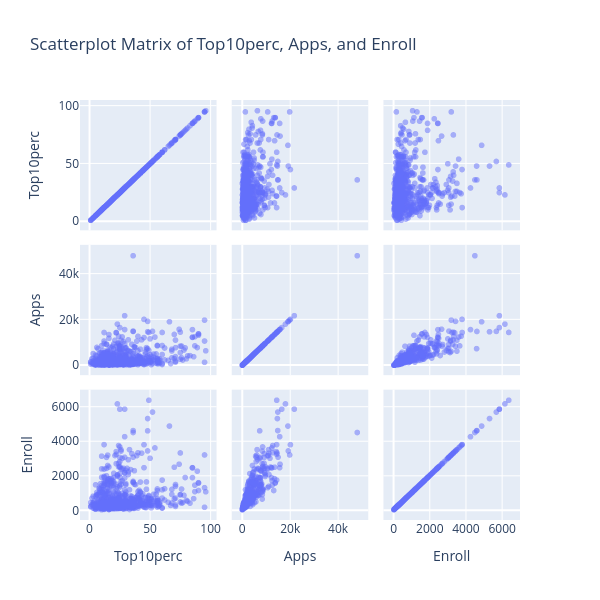

Here is the notebook cell this chart was saved with:
### Markdown cell above
(d) Produce a scatterplot matrix of the first columns [Top10perc, Apps, Enroll]. While ISLP uses Pandas' inbuilt plotting feature to do this, I will use plotly express as it works better with polars.

### Code cell
import plotly.express as px

C = ["Top10perc", "Apps", "Enroll"]
fig = px.scatter_matrix(
    data_frame=college,
    dimensions=C,
    opacity=0.5,
    title="Scatterplot Matrix of Top10perc, Apps, and Enroll",
)

fig.update_layout(width=600, height=600)

fig.show()

del C

### Figure 1 — Plotly figure (JSON) as saved in the notebook; plotly's stock layout.template omitted (floating-point values rounded to 4 significant figures; data arrays with more than 128 entries replaced by an {"elided": "..."} marker saying what was removed)
{"data": [{"dimensions": [{"axis": {"matches": true}, "label": "Top10perc", "values": {"elided": "777 int values"}}, {"axis": {"matches": true}, "label": "Apps", "values": {"elided": "777 int values"}}, {"axis": {"matches": true}, "label": "Enroll", "values": {"elided": "777 int values"}}], "hovertemplate": "%{xaxis.title.text}=%{x}<br>%{yaxis.title.text}=%{y}<extra></extra>", "legendgroup": "", "marker": {"color": "#636efa", "opacity": 0.5, "symbol": "circle"}, "name": "", "showlegend": false, "type": "splom"}], "layout": {"dragmode": "select", "height": 600, "legend": {"tracegroupgap": 0}, "title": {"text": "Scatterplot Matrix of Top10perc, Apps, and Enroll"}, "width": 600}}
